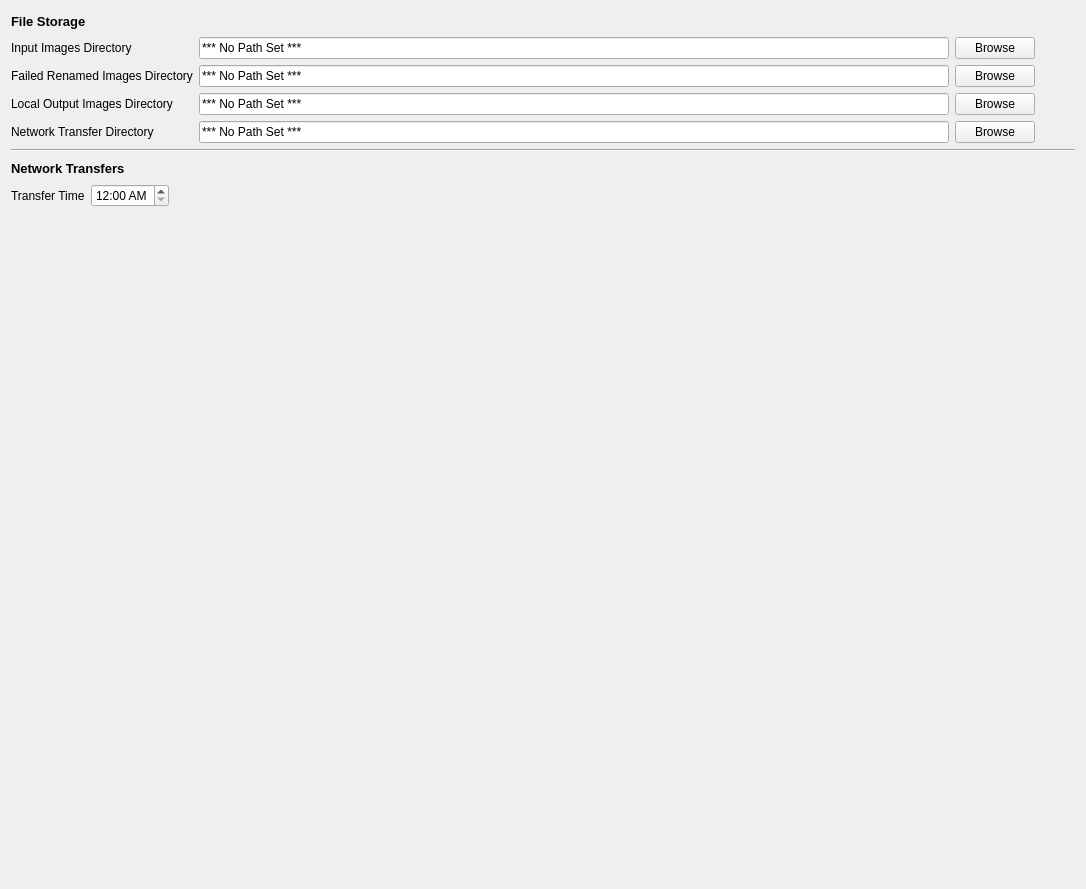
          <widget class="QWidget" name="settings_file_and_transfer_tab">
           <attribute name="title">
            <string>Files and Transfers</string>
           </attribute>
           <layout class="QGridLayout" name="gridLayout_9">
            <item row="0" column="0">
             <layout class="QHBoxLayout" name="horizontalLayout_18">
              <item>
               <widget class="QLabel" name="label_72">
                <property name="font">
                 <font>
                  <pointsize>10</pointsize>
                  <weight>75</weight>
                  <bold>true</bold>
                 </font>
                </property>
                <property name="text">
                 <string>File Storage</string>
                </property>
               </widget>
              </item>
              <item>
               <spacer name="horizontalSpacer_18">
                <property name="orientation">
                 <enum>Qt::Horizontal</enum>
                </property>
                <property name="sizeHint" stdset="0">
                 <size>
                  <width>40</width>
                  <height>20</height>
                 </size>
                </property>
               </spacer>
              </item>
             </layout>
            </item>
            <item row="1" column="0">
             <layout class="QHBoxLayout" name="horizontalLayout_20">
              <item>
               <layout class="QGridLayout" name="gridLayout_15">
                <item row="1" column="2">
                 <widget class="QPushButton" name="file_transfer_failed_rename_images_browse_button">
                  <property name="text">
                   <string>Browse</string>
                  </property>
                 </widget>
                </item>
                <item row="1" column="1">
                 <widget class="QLineEdit" name="file_transfer_failed_rename_images_line_edit">
                  <property name="text">
                   <string>*** No Path Set ***</string>
                  </property>
                  <property name="readOnly">
                   <bool>true</bool>
                  </property>
                 </widget>
                </item>
                <item row="0" column="1">
                 <widget class="QLineEdit" name="file_transfer_input_images_line_edit">
                  <property name="sizePolicy">
                   <sizepolicy hsizetype="Minimum" vsizetype="Fixed">
                    <horstretch>0</horstretch>
                    <verstretch>0</verstretch>
                   </sizepolicy>
                  </property>
                  <property name="minimumSize">
                   <size>
                    <width>750</width>
                    <height>0</height>
                   </size>
                  </property>
                  <property name="text">
                   <string>*** No Path Set ***</string>
                  </property>
                  <property name="readOnly">
                   <bool>true</bool>
                  </property>
                  <property name="clearButtonEnabled">
                   <bool>false</bool>
                  </property>
                 </widget>
                </item>
                <item row="2" column="1">
                 <widget class="QLineEdit" name="file_transfer_local_output_line_edit">
                  <property name="text">
                   <string>*** No Path Set ***</string>
                  </property>
                  <property name="readOnly">
                   <bool>true</bool>
                  </property>
                 </widget>
                </item>
                <item row="2" column="2">
                 <widget class="QPushButton" name="file_transfer_local_output_browse_button">
                  <property name="text">
                   <string>Browse</string>
                  </property>
                 </widget>
                </item>
                <item row="2" column="0">
                 <widget class="QLabel" name="label_67">
                  <property name="font">
                   <font>
                    <weight>50</weight>
                    <bold>false</bold>
                   </font>
                  </property>
                  <property name="text">
                   <string>Local Output Images Directory</string>
                  </property>
                 </widget>
                </item>
                <item row="1" column="0">
                 <widget class="QLabel" name="label_68">
                  <property name="font">
                   <font>
                    <weight>50</weight>
                    <bold>false</bold>
                   </font>
                  </property>
                  <property name="text">
                   <string>Failed Renamed Images Directory</string>
                  </property>
                 </widget>
                </item>
                <item row="0" column="2">
                 <widget class="QPushButton" name="file_transfer_input_images_browse_button">
                  <property name="text">
                   <string>Browse</string>
                  </property>
                 </widget>
                </item>
                <item row="3" column="0">
                 <widget class="QLabel" name="label_66">
                  <property name="font">
                   <font>
                    <weight>50</weight>
                    <bold>false</bold>
                   </font>
                  </property>
                  <property name="toolTip">
                   <string/>
                  </property>
                  <property name="toolTipDuration">
                   <number>-1</number>
                  </property>
                  <property name="text">
                   <string>Network Transfer Directory</string>
                  </property>
                 </widget>
                </item>
                <item row="0" column="0">
                 <widget class="QLabel" name="label_65">
                  <property name="font">
                   <font>
                    <weight>50</weight>
                    <bold>false</bold>
                   </font>
                  </property>
                  <property name="text">
                   <string>Input Images Directory</string>
                  </property>
                 </widget>
                </item>
                <item row="3" column="2">
                 <widget class="QPushButton" name="file_transfer_network_transfer_browse_button">
                  <property name="text">
                   <string>Browse</string>
                  </property>
                 </widget>
                </item>
                <item row="3" column="1">
                 <widget class="QLineEdit" name="file_transfer_network_transfer_line_edit">
                  <property name="text">
                   <string>*** No Path Set ***</string>
                  </property>
                  <property name="readOnly">
                   <bool>true</bool>
                  </property>
                 </widget>
                </item>
               </layout>
              </item>
              <item>
               <spacer name="horizontalSpacer_20">
                <property name="orientation">
                 <enum>Qt::Horizontal</enum>
                </property>
                <property name="sizeHint" stdset="0">
                 <size>
                  <width>40</width>
                  <height>20</height>
                 </size>
                </property>
               </spacer>
              </item>
             </layout>
            </item>
            <item row="2" column="0">
             <widget class="Line" name="line_14">
              <property name="orientation">
               <enum>Qt::Horizontal</enum>
              </property>
             </widget>
            </item>
            <item row="3" column="0">
             <layout class="QHBoxLayout" name="horizontalLayout_19">
              <item>
               <widget class="QLabel" name="label_73">
                <property name="font">
                 <font>
                  <pointsize>10</pointsize>
                  <weight>75</weight>
                  <bold>true</bold>
                 </font>
                </property>
                <property name="text">
                 <string>Network Transfers</string>
                </property>
               </widget>
              </item>
              <item>
               <spacer name="horizontalSpacer_19">
                <property name="orientation">
                 <enum>Qt::Horizontal</enum>
                </property>
                <property name="sizeHint" stdset="0">
                 <size>
                  <width>40</width>
                  <height>20</height>
                 </size>
                </property>
               </spacer>
              </item>
             </layout>
            </item>
            <item row="4" column="0">
             <layout class="QHBoxLayout" name="horizontalLayout_21">
              <item>
               <layout class="QGridLayout" name="gridLayout_18">
                <item row="0" column="0">
                 <widget class="QLabel" name="label_71">
                  <property name="font">
                   <font>
                    <weight>50</weight>
                    <bold>false</bold>
                   </font>
                  </property>
                  <property name="text">
                   <string>Transfer Time</string>
                  </property>
                 </widget>
                </item>
                <item row="0" column="1">
                 <widget class="QTimeEdit" name="file_transfer_transfer_time_edit">
                  <property name="currentSection">
                   <enum>QDateTimeEdit::HourSection</enum>
                  </property>
                  <property name="displayFormat">
                   <string>hh:mm AP</string>
                  </property>
                 </widget>
                </item>
               </layout>
              </item>
              <item>
               <spacer name="horizontalSpacer_21">
                <property name="orientation">
                 <enum>Qt::Horizontal</enum>
                </property>
                <property name="sizeHint" stdset="0">
                 <size>
                  <width>40</width>
                  <height>20</height>
                 </size>
                </property>
               </spacer>
              </item>
             </layout>
            </item>
            <item row="5" column="0">
             <spacer name="verticalSpacer_8">
              <property name="orientation">
               <enum>Qt::Vertical</enum>
              </property>
              <property name="sizeHint" stdset="0">
               <size>
                <width>20</width>
                <height>671</height>
               </size>
              </property>
             </spacer>
            </item>
           </layout>
          </widget>
